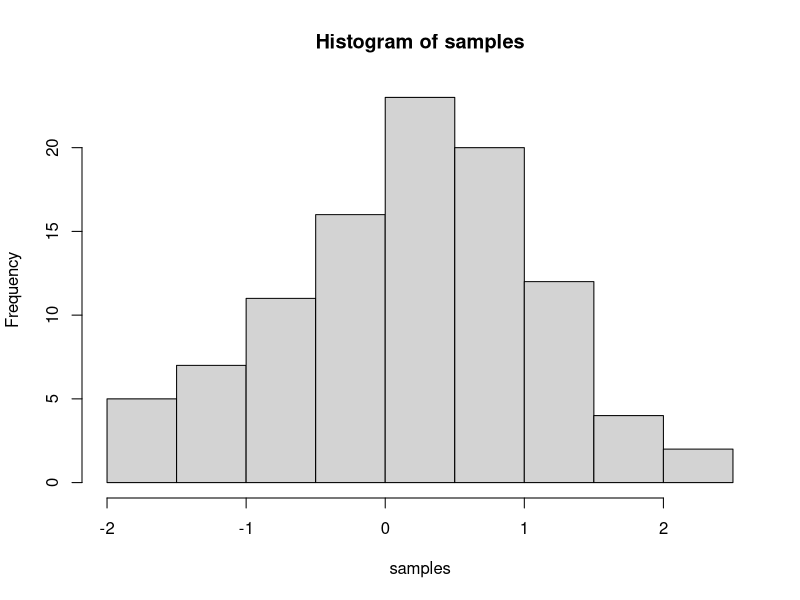
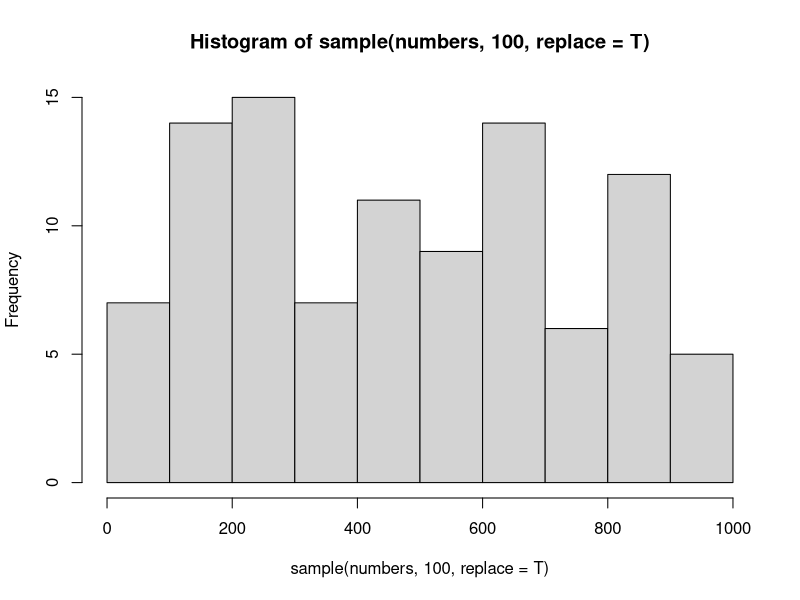

Here is the R script that generated these plots, in order:
## ---- chunk 1
knitr::opts_chunk$set(message=FALSE,warning=FALSE, cache=TRUE)
## ---- chunk 2
samples <- rnorm(100, mean=0, sd=1)
hist(samples)
## ---- chunk 3
numbers <- 1:1000

# This will print the first 10 elements of the vector numbers
numbers[1:10]

# This will plot a histogram of 100 random elements of the vector numbers
hist(sample(numbers, 100, replace = T))
